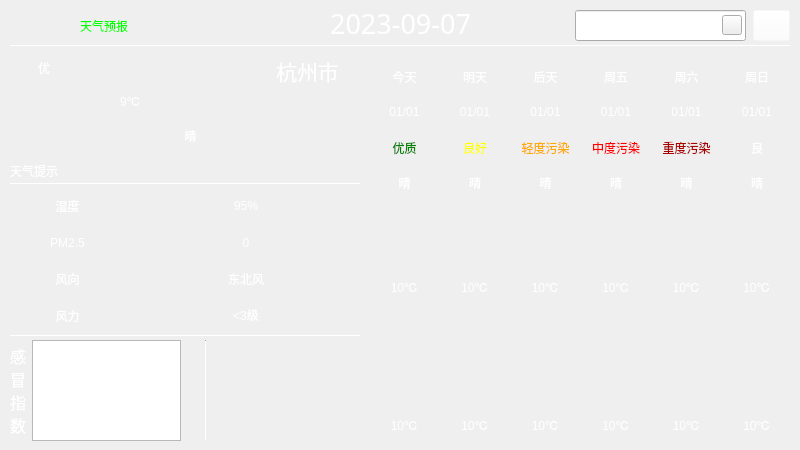
<?xml version="1.0" encoding="UTF-8"?>
<ui version="4.0">
 <class>MainWindow</class>
 <widget class="QWidget" name="MainWindow">
  <property name="geometry">
   <rect>
    <x>0</x>
    <y>0</y>
    <width>800</width>
    <height>450</height>
   </rect>
  </property>
  <property name="maximumSize">
   <size>
    <width>16777215</width>
    <height>16777215</height>
   </size>
  </property>
  <property name="windowTitle">
   <string>MainWindow</string>
  </property>
  <widget class="QWidget" name="centralwidget" native="true">
   <property name="geometry">
    <rect>
     <x>0</x>
     <y>0</y>
     <width>800</width>
     <height>450</height>
    </rect>
   </property>
   <widget class="QWidget" name="widget" native="true">
    <property name="geometry">
     <rect>
      <x>0</x>
      <y>0</y>
      <width>800</width>
      <height>450</height>
     </rect>
    </property>
    <property name="styleSheet">
     <string notr="true">QWidget#widget{
	border-image:url(:/images/weaUI.jpg);
	color:rgb(255, 255, 255);
}
QLabel{
	font: 25 10pt &quot;Microsoft YaHei&quot;;
	border-radius:4px;
	background-color: argb(60, 60, 60, 130);
	color: rgb(255, 255, 255);
}
Line{
	
	background-color: rgb(0, 85, 0);
}</string>
    </property>
    <widget class="QLineEdit" name="cityLineEdit">
     <property name="geometry">
      <rect>
       <x>575</x>
       <y>10</y>
       <width>171</width>
       <height>31</height>
      </rect>
     </property>
    </widget>
    <widget class="QLabel" name="dateLb">
     <property name="geometry">
      <rect>
       <x>190</x>
       <y>3</y>
       <width>421</width>
       <height>41</height>
      </rect>
     </property>
     <property name="font">
      <font>
       <family>微软雅黑</family>
       <pointsize>20</pointsize>
       <weight>50</weight>
       <italic>false</italic>
       <bold>false</bold>
      </font>
     </property>
     <property name="styleSheet">
      <string notr="true">font: 20pt &quot;微软雅黑&quot;;
background-color: rgba(255, 255, 255, 0);</string>
     </property>
     <property name="text">
      <string>2023-09-07</string>
     </property>
     <property name="alignment">
      <set>Qt::AlignCenter</set>
     </property>
    </widget>
    <widget class="Line" name="hLine_1">
     <property name="geometry">
      <rect>
       <x>10</x>
       <y>45</y>
       <width>781</width>
       <height>1</height>
      </rect>
     </property>
     <property name="orientation">
      <enum>Qt::Horizontal</enum>
     </property>
    </widget>
    <widget class="Line" name="hLine_2">
     <property name="geometry">
      <rect>
       <x>10</x>
       <y>183</y>
       <width>351</width>
       <height>1</height>
      </rect>
     </property>
     <property name="orientation">
      <enum>Qt::Horizontal</enum>
     </property>
    </widget>
    <widget class="Line" name="hLine_3">
     <property name="geometry">
      <rect>
       <x>10</x>
       <y>335</y>
       <width>351</width>
       <height>1</height>
      </rect>
     </property>
     <property name="orientation">
      <enum>Qt::Horizontal</enum>
     </property>
    </widget>
    <widget class="QLabel" name="titleLb">
     <property name="geometry">
      <rect>
       <x>80</x>
       <y>10</y>
       <width>171</width>
       <height>31</height>
      </rect>
     </property>
     <property name="styleSheet">
      <string notr="true">font: 18pt &quot;华文琥珀&quot;;
background-color: rgba(255, 255, 255, 0);
color: rgb(0, 255, 0) </string>
     </property>
     <property name="text">
      <string>天气预报</string>
     </property>
    </widget>
    <widget class="QWidget" name="gridLayoutWidget">
     <property name="geometry">
      <rect>
       <x>10</x>
       <y>190</y>
       <width>351</width>
       <height>141</height>
      </rect>
     </property>
     <layout class="QGridLayout" name="gridLayout">
      <item row="1" column="0">
       <widget class="QLabel" name="pmTitleLb">
        <property name="text">
         <string>PM2.5</string>
        </property>
        <property name="alignment">
         <set>Qt::AlignCenter</set>
        </property>
       </widget>
      </item>
      <item row="3" column="0">
       <widget class="QLabel" name="fengliTitleLb">
        <property name="text">
         <string>风力</string>
        </property>
        <property name="alignment">
         <set>Qt::AlignCenter</set>
        </property>
       </widget>
      </item>
      <item row="2" column="0">
       <widget class="QLabel" name="fengxiangTitleLb">
        <property name="text">
         <string>风向</string>
        </property>
        <property name="alignment">
         <set>Qt::AlignCenter</set>
        </property>
       </widget>
      </item>
      <item row="0" column="0">
       <widget class="QLabel" name="shiduTitleLb">
        <property name="text">
         <string>湿度</string>
        </property>
        <property name="alignment">
         <set>Qt::AlignCenter</set>
        </property>
       </widget>
      </item>
      <item row="0" column="1" colspan="2">
       <widget class="QLabel" name="shiduLb">
        <property name="text">
         <string>95%</string>
        </property>
        <property name="alignment">
         <set>Qt::AlignCenter</set>
        </property>
       </widget>
      </item>
      <item row="1" column="1" colspan="2">
       <widget class="QLabel" name="pmLb">
        <property name="text">
         <string>0</string>
        </property>
        <property name="alignment">
         <set>Qt::AlignCenter</set>
        </property>
       </widget>
      </item>
      <item row="2" column="1" colspan="2">
       <widget class="QLabel" name="fengxiangLb">
        <property name="text">
         <string>东北风</string>
        </property>
        <property name="alignment">
         <set>Qt::AlignCenter</set>
        </property>
       </widget>
      </item>
      <item row="3" column="1" colspan="2">
       <widget class="QLabel" name="fengliLb">
        <property name="text">
         <string>&lt;3级</string>
        </property>
        <property name="alignment">
         <set>Qt::AlignCenter</set>
        </property>
       </widget>
      </item>
     </layout>
    </widget>
    <widget class="QWidget" name="gridLayoutWidget_2">
     <property name="geometry">
      <rect>
       <x>200</x>
       <y>40</y>
       <width>141</width>
       <height>61</height>
      </rect>
     </property>
     <layout class="QGridLayout" name="gridLayout_2">
      <item row="0" column="0">
       <widget class="QLabel" name="cityLb">
        <property name="styleSheet">
         <string notr="true">background-color: rgba(60, 60, 60, 0);
image: url(:/icons/location.png);</string>
        </property>
        <property name="text">
         <string/>
        </property>
        <property name="alignment">
         <set>Qt::AlignCenter</set>
        </property>
       </widget>
      </item>
      <item row="0" column="1">
       <widget class="QLabel" name="cityNameLb">
        <property name="font">
         <font>
          <family>Microsoft YaHei UI</family>
          <pointsize>16</pointsize>
          <weight>3</weight>
          <italic>false</italic>
          <bold>false</bold>
         </font>
        </property>
        <property name="styleSheet">
         <string notr="true">color: rgb(255, 255, 255);
background-color: rgba(60, 60, 60, 0);
font: 25 16pt &quot;Microsoft YaHei UI&quot;;</string>
        </property>
        <property name="text">
         <string>杭州市</string>
        </property>
        <property name="alignment">
         <set>Qt::AlignCenter</set>
        </property>
       </widget>
      </item>
     </layout>
     <zorder>cityNameLb</zorder>
     <zorder>cityLb</zorder>
    </widget>
    <widget class="QWidget" name="gridLayoutWidget_3">
     <property name="geometry">
      <rect>
       <x>370</x>
       <y>60</y>
       <width>421</width>
       <height>381</height>
      </rect>
     </property>
     <layout class="QGridLayout" name="gridLayout_3">
      <property name="spacing">
       <number>2</number>
      </property>
      <item row="2" column="0">
       <widget class="QLabel" name="quality0Lb">
        <property name="styleSheet">
         <string notr="true">color: rgb(0, 130, 0);</string>
        </property>
        <property name="text">
         <string>优质</string>
        </property>
        <property name="alignment">
         <set>Qt::AlignCenter</set>
        </property>
       </widget>
      </item>
      <item row="4" column="1" rowspan="2">
       <widget class="QLabel" name="typeIco_2">
        <property name="styleSheet">
         <string notr="true">image: url(:/weatherIcons/晴.png);</string>
        </property>
        <property name="text">
         <string/>
        </property>
        <property name="alignment">
         <set>Qt::AlignCenter</set>
        </property>
       </widget>
      </item>
      <item row="1" column="0">
       <widget class="QLabel" name="date0Lb">
        <property name="text">
         <string>01/01</string>
        </property>
        <property name="alignment">
         <set>Qt::AlignCenter</set>
        </property>
       </widget>
      </item>
      <item row="0" column="4">
       <widget class="QLabel" name="week4Lb">
        <property name="text">
         <string>周六</string>
        </property>
        <property name="alignment">
         <set>Qt::AlignCenter</set>
        </property>
       </widget>
      </item>
      <item row="4" column="4" rowspan="2">
       <widget class="QLabel" name="typeIco_5">
        <property name="styleSheet">
         <string notr="true">image: url(:/weatherIcons/晴.png);</string>
        </property>
        <property name="text">
         <string/>
        </property>
        <property name="alignment">
         <set>Qt::AlignCenter</set>
        </property>
       </widget>
      </item>
      <item row="4" column="3" rowspan="2">
       <widget class="QLabel" name="typeIco_4">
        <property name="styleSheet">
         <string notr="true">image: url(:/weatherIcons/晴.png);</string>
        </property>
        <property name="text">
         <string/>
        </property>
        <property name="alignment">
         <set>Qt::AlignCenter</set>
        </property>
       </widget>
      </item>
      <item row="0" column="3">
       <widget class="QLabel" name="week3Lb">
        <property name="text">
         <string>周五</string>
        </property>
        <property name="alignment">
         <set>Qt::AlignCenter</set>
        </property>
       </widget>
      </item>
      <item row="4" column="2" rowspan="2">
       <widget class="QLabel" name="typeIco_3">
        <property name="styleSheet">
         <string notr="true">image: url(:/weatherIcons/晴.png);</string>
        </property>
        <property name="text">
         <string/>
        </property>
        <property name="alignment">
         <set>Qt::AlignCenter</set>
        </property>
       </widget>
      </item>
      <item row="0" column="1">
       <widget class="QLabel" name="week1Lb">
        <property name="text">
         <string>明天</string>
        </property>
        <property name="alignment">
         <set>Qt::AlignCenter</set>
        </property>
       </widget>
      </item>
      <item row="0" column="2">
       <widget class="QLabel" name="week2Lb">
        <property name="text">
         <string>后天</string>
        </property>
        <property name="alignment">
         <set>Qt::AlignCenter</set>
        </property>
       </widget>
      </item>
      <item row="4" column="5" rowspan="2">
       <widget class="QLabel" name="typeIco_6">
        <property name="styleSheet">
         <string notr="true">image: url(:/weatherIcons/晴.png);</string>
        </property>
        <property name="text">
         <string/>
        </property>
        <property name="alignment">
         <set>Qt::AlignCenter</set>
        </property>
       </widget>
      </item>
      <item row="6" column="0">
       <widget class="QLabel" name="highLb_1">
        <property name="text">
         <string>10℃</string>
        </property>
        <property name="alignment">
         <set>Qt::AlignCenter</set>
        </property>
       </widget>
      </item>
      <item row="3" column="0">
       <widget class="QLabel" name="typeLb_1">
        <property name="text">
         <string>晴</string>
        </property>
        <property name="alignment">
         <set>Qt::AlignCenter</set>
        </property>
       </widget>
      </item>
      <item row="4" column="0" rowspan="2">
       <widget class="QLabel" name="typeIco_1">
        <property name="styleSheet">
         <string notr="true">image: url(:/weatherIcons/晴.png);</string>
        </property>
        <property name="text">
         <string/>
        </property>
        <property name="alignment">
         <set>Qt::AlignCenter</set>
        </property>
       </widget>
      </item>
      <item row="10" column="0">
       <widget class="QLabel" name="lowLb_1">
        <property name="text">
         <string>10℃</string>
        </property>
        <property name="alignment">
         <set>Qt::AlignCenter</set>
        </property>
       </widget>
      </item>
      <item row="6" column="4">
       <widget class="QLabel" name="highLb_5">
        <property name="text">
         <string>10℃</string>
        </property>
        <property name="alignment">
         <set>Qt::AlignCenter</set>
        </property>
       </widget>
      </item>
      <item row="7" column="0" rowspan="3" colspan="6">
       <widget class="QLabel" name="curveLb">
        <property name="text">
         <string/>
        </property>
        <property name="alignment">
         <set>Qt::AlignCenter</set>
        </property>
       </widget>
      </item>
      <item row="1" column="1">
       <widget class="QLabel" name="date1Lb">
        <property name="text">
         <string>01/01</string>
        </property>
        <property name="alignment">
         <set>Qt::AlignCenter</set>
        </property>
       </widget>
      </item>
      <item row="1" column="2">
       <widget class="QLabel" name="date2Lb">
        <property name="text">
         <string>01/01</string>
        </property>
        <property name="alignment">
         <set>Qt::AlignCenter</set>
        </property>
       </widget>
      </item>
      <item row="1" column="3">
       <widget class="QLabel" name="date3Lb">
        <property name="text">
         <string>01/01</string>
        </property>
        <property name="alignment">
         <set>Qt::AlignCenter</set>
        </property>
       </widget>
      </item>
      <item row="1" column="4">
       <widget class="QLabel" name="date4Lb">
        <property name="text">
         <string>01/01</string>
        </property>
        <property name="alignment">
         <set>Qt::AlignCenter</set>
        </property>
       </widget>
      </item>
      <item row="1" column="5">
       <widget class="QLabel" name="date5Lb">
        <property name="text">
         <string>01/01</string>
        </property>
        <property name="alignment">
         <set>Qt::AlignCenter</set>
        </property>
       </widget>
      </item>
      <item row="2" column="1">
       <widget class="QLabel" name="quality1Lb">
        <property name="styleSheet">
         <string notr="true">color: rgb(255, 255, 0);</string>
        </property>
        <property name="text">
         <string>良好</string>
        </property>
        <property name="alignment">
         <set>Qt::AlignCenter</set>
        </property>
       </widget>
      </item>
      <item row="2" column="2">
       <widget class="QLabel" name="quality2Lb">
        <property name="styleSheet">
         <string notr="true">color: rgb(255, 170, 0);</string>
        </property>
        <property name="text">
         <string>轻度污染</string>
        </property>
        <property name="alignment">
         <set>Qt::AlignCenter</set>
        </property>
       </widget>
      </item>
      <item row="2" column="3">
       <widget class="QLabel" name="quality3Lb">
        <property name="styleSheet">
         <string notr="true">color: rgb(255, 0, 0);</string>
        </property>
        <property name="text">
         <string>中度污染</string>
        </property>
        <property name="alignment">
         <set>Qt::AlignCenter</set>
        </property>
       </widget>
      </item>
      <item row="2" column="4">
       <widget class="QLabel" name="quality4Lb">
        <property name="styleSheet">
         <string notr="true">color: rgb(170, 0, 0);</string>
        </property>
        <property name="text">
         <string>重度污染</string>
        </property>
        <property name="alignment">
         <set>Qt::AlignCenter</set>
        </property>
       </widget>
      </item>
      <item row="2" column="5">
       <widget class="QLabel" name="quality5Lb">
        <property name="text">
         <string>良</string>
        </property>
        <property name="alignment">
         <set>Qt::AlignCenter</set>
        </property>
       </widget>
      </item>
      <item row="3" column="1">
       <widget class="QLabel" name="typeLb_2">
        <property name="text">
         <string>晴</string>
        </property>
        <property name="alignment">
         <set>Qt::AlignCenter</set>
        </property>
       </widget>
      </item>
      <item row="3" column="2">
       <widget class="QLabel" name="typeLb_3">
        <property name="text">
         <string>晴</string>
        </property>
        <property name="alignment">
         <set>Qt::AlignCenter</set>
        </property>
       </widget>
      </item>
      <item row="3" column="3">
       <widget class="QLabel" name="typeLb_4">
        <property name="text">
         <string>晴</string>
        </property>
        <property name="alignment">
         <set>Qt::AlignCenter</set>
        </property>
       </widget>
      </item>
      <item row="3" column="4">
       <widget class="QLabel" name="typeLb_5">
        <property name="text">
         <string>晴</string>
        </property>
        <property name="alignment">
         <set>Qt::AlignCenter</set>
        </property>
       </widget>
      </item>
      <item row="3" column="5">
       <widget class="QLabel" name="typeLb_6">
        <property name="text">
         <string>晴</string>
        </property>
        <property name="alignment">
         <set>Qt::AlignCenter</set>
        </property>
       </widget>
      </item>
      <item row="6" column="1">
       <widget class="QLabel" name="highLb_2">
        <property name="text">
         <string>10℃</string>
        </property>
        <property name="alignment">
         <set>Qt::AlignCenter</set>
        </property>
       </widget>
      </item>
      <item row="6" column="2">
       <widget class="QLabel" name="highLb_3">
        <property name="text">
         <string>10℃</string>
        </property>
        <property name="alignment">
         <set>Qt::AlignCenter</set>
        </property>
       </widget>
      </item>
      <item row="6" column="3">
       <widget class="QLabel" name="highLb_4">
        <property name="text">
         <string>10℃</string>
        </property>
        <property name="alignment">
         <set>Qt::AlignCenter</set>
        </property>
       </widget>
      </item>
      <item row="6" column="5">
       <widget class="QLabel" name="highLb_6">
        <property name="text">
         <string>10℃</string>
        </property>
        <property name="alignment">
         <set>Qt::AlignCenter</set>
        </property>
       </widget>
      </item>
      <item row="10" column="1">
       <widget class="QLabel" name="lowLb_2">
        <property name="text">
         <string>10℃</string>
        </property>
        <property name="alignment">
         <set>Qt::AlignCenter</set>
        </property>
       </widget>
      </item>
      <item row="10" column="2">
       <widget class="QLabel" name="lowLb_3">
        <property name="text">
         <string>10℃</string>
        </property>
        <property name="alignment">
         <set>Qt::AlignCenter</set>
        </property>
       </widget>
      </item>
      <item row="10" column="3">
       <widget class="QLabel" name="lowLb_4">
        <property name="text">
         <string>10℃</string>
        </property>
        <property name="alignment">
         <set>Qt::AlignCenter</set>
        </property>
       </widget>
      </item>
      <item row="10" column="4">
       <widget class="QLabel" name="lowLb_5">
        <property name="text">
         <string>10℃</string>
        </property>
        <property name="alignment">
         <set>Qt::AlignCenter</set>
        </property>
       </widget>
      </item>
      <item row="10" column="5">
       <widget class="QLabel" name="lowLb_6">
        <property name="text">
         <string>10℃</string>
        </property>
        <property name="alignment">
         <set>Qt::AlignCenter</set>
        </property>
       </widget>
      </item>
      <item row="0" column="0">
       <widget class="QLabel" name="week0Lb">
        <property name="text">
         <string>今天</string>
        </property>
        <property name="alignment">
         <set>Qt::AlignCenter</set>
        </property>
       </widget>
      </item>
      <item row="0" column="5">
       <widget class="QLabel" name="week5Lb">
        <property name="text">
         <string>周日</string>
        </property>
        <property name="alignment">
         <set>Qt::AlignCenter</set>
        </property>
       </widget>
      </item>
     </layout>
    </widget>
    <widget class="QLabel" name="leafLb">
     <property name="geometry">
      <rect>
       <x>18</x>
       <y>58</y>
       <width>20</width>
       <height>20</height>
      </rect>
     </property>
     <property name="styleSheet">
      <string notr="true">image: url(:/icons/leaf.png);
background-color: rgba(255, 255, 255, 0);</string>
     </property>
     <property name="text">
      <string/>
     </property>
    </widget>
    <widget class="QLabel" name="qualityLb">
     <property name="geometry">
      <rect>
       <x>38</x>
       <y>58</y>
       <width>56</width>
       <height>20</height>
      </rect>
     </property>
     <property name="styleSheet">
      <string notr="true">background-color: rgba(255, 255, 255, 0);</string>
     </property>
     <property name="text">
      <string>优</string>
     </property>
    </widget>
    <widget class="QLabel" name="temLb">
     <property name="geometry">
      <rect>
       <x>10</x>
       <y>50</y>
       <width>241</width>
       <height>101</height>
      </rect>
     </property>
     <property name="styleSheet">
      <string notr="true">font: 36pt &quot;Arial&quot;;
color: rgb(255, 255, 255);
background-color: rgba(255, 255, 255, 0);</string>
     </property>
     <property name="text">
      <string>9℃</string>
     </property>
     <property name="alignment">
      <set>Qt::AlignCenter</set>
     </property>
    </widget>
    <widget class="QLabel" name="typeLb">
     <property name="geometry">
      <rect>
       <x>140</x>
       <y>120</y>
       <width>101</width>
       <height>31</height>
      </rect>
     </property>
     <property name="styleSheet">
      <string notr="true">background-color: rgba(60, 60, 60, 0);
color: rgb(255, 255, 255);</string>
     </property>
     <property name="text">
      <string>晴</string>
     </property>
     <property name="alignment">
      <set>Qt::AlignCenter</set>
     </property>
    </widget>
    <widget class="QLabel" name="typeIcoLb">
     <property name="geometry">
      <rect>
       <x>260</x>
       <y>80</y>
       <width>91</width>
       <height>81</height>
      </rect>
     </property>
     <property name="styleSheet">
      <string notr="true">background-color: rgba(255, 255, 255, 0);
image: url(:/weatherIcons/晴.png);</string>
     </property>
     <property name="text">
      <string/>
     </property>
    </widget>
    <widget class="QLabel" name="noticeLb">
     <property name="geometry">
      <rect>
       <x>10</x>
       <y>160</y>
       <width>351</width>
       <height>21</height>
      </rect>
     </property>
     <property name="styleSheet">
      <string notr="true">background-color: rgba(255, 255, 255, 0);</string>
     </property>
     <property name="text">
      <string>天气提示</string>
     </property>
    </widget>
    <widget class="QWidget" name="gridLayoutWidget_4">
     <property name="geometry">
      <rect>
       <x>10</x>
       <y>340</y>
       <width>171</width>
       <height>101</height>
      </rect>
     </property>
     <layout class="QGridLayout" name="gridLayout_4">
      <item row="0" column="0">
       <widget class="QLabel" name="gaomaoLb">
        <property name="styleSheet">
         <string notr="true">background-color: rgba(60, 60, 60, 0);
bord-radius: 3px;
color: rgb(255, 255, 255);
font: 16px;</string>
        </property>
        <property name="text">
         <string>&lt;html&gt;&lt;head/&gt;&lt;body&gt;&lt;p&gt;感&lt;br/&gt;冒&lt;br/&gt;指&lt;br/&gt;数&lt;/p&gt;&lt;/body&gt;&lt;/html&gt;</string>
        </property>
        <property name="alignment">
         <set>Qt::AlignCenter</set>
        </property>
       </widget>
      </item>
      <item row="0" column="1">
       <widget class="QTextBrowser" name="ganmaoBrowser"/>
      </item>
     </layout>
    </widget>
    <widget class="Line" name="vLine1">
     <property name="geometry">
      <rect>
       <x>205</x>
       <y>340</y>
       <width>1</width>
       <height>101</height>
      </rect>
     </property>
     <property name="orientation">
      <enum>Qt::Vertical</enum>
     </property>
    </widget>
    <widget class="QToolButton" name="searchBt">
     <property name="geometry">
      <rect>
       <x>722</x>
       <y>15</y>
       <width>20</width>
       <height>20</height>
      </rect>
     </property>
     <property name="styleSheet">
      <string notr="true">border-image: url(:/icons/search.png);</string>
     </property>
     <property name="text">
      <string/>
     </property>
    </widget>
    <widget class="QToolButton" name="refreshBt">
     <property name="geometry">
      <rect>
       <x>753</x>
       <y>10</y>
       <width>37</width>
       <height>31</height>
      </rect>
     </property>
     <property name="cursor">
      <cursorShape>PointingHandCursor</cursorShape>
     </property>
     <property name="styleSheet">
      <string notr="true">image: url(:/icons/refresh.png);
background-color: rgba(255, 255, 255, 0);</string>
     </property>
     <property name="text">
      <string/>
     </property>
     <property name="icon">
      <iconset theme=":/icons/refresh.png" resource="icons.qrc">
       <normaloff>:/icons/refresh.png</normaloff>:/icons/refresh.png</iconset>
     </property>
     <property name="iconSize">
      <size>
       <width>31</width>
       <height>31</height>
      </size>
     </property>
    </widget>
    <widget class="QLabel" name="sunRiseSetLb">
     <property name="geometry">
      <rect>
       <x>210</x>
       <y>340</y>
       <width>150</width>
       <height>100</height>
      </rect>
     </property>
     <property name="text">
      <string/>
     </property>
    </widget>
    <zorder>dateLb</zorder>
    <zorder>cityLineEdit</zorder>
    <zorder>temLb</zorder>
    <zorder>titleLb</zorder>
    <zorder>hLine_1</zorder>
    <zorder>hLine_2</zorder>
    <zorder>hLine_3</zorder>
    <zorder>gridLayoutWidget</zorder>
    <zorder>gridLayoutWidget_2</zorder>
    <zorder>gridLayoutWidget_3</zorder>
    <zorder>leafLb</zorder>
    <zorder>qualityLb</zorder>
    <zorder>typeLb</zorder>
    <zorder>typeIcoLb</zorder>
    <zorder>noticeLb</zorder>
    <zorder>gridLayoutWidget_4</zorder>
    <zorder>vLine1</zorder>
    <zorder>searchBt</zorder>
    <zorder>refreshBt</zorder>
    <zorder>sunRiseSetLb</zorder>
   </widget>
  </widget>
 </widget>
 <resources>
  <include location="icons.qrc"/>
 </resources>
 <connections/>
</ui>
